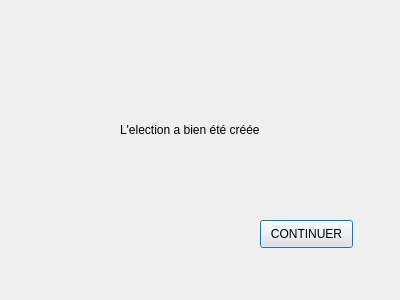
<?xml version="1.0" encoding="UTF-8"?>
<ui version="4.0">
 <class>Dialog</class>
 <widget class="QDialog" name="Dialog">
  <property name="geometry">
   <rect>
    <x>0</x>
    <y>0</y>
    <width>400</width>
    <height>300</height>
   </rect>
  </property>
  <property name="windowTitle">
   <string>Dialog</string>
  </property>
  <widget class="QLabel" name="labelConfirmation">
   <property name="geometry">
    <rect>
     <x>120</x>
     <y>120</y>
     <width>151</width>
     <height>20</height>
    </rect>
   </property>
   <property name="text">
    <string>L'election a bien été créée</string>
   </property>
  </widget>
  <widget class="QPushButton" name="buttonBackMain">
   <property name="geometry">
    <rect>
     <x>260</x>
     <y>220</y>
     <width>93</width>
     <height>28</height>
    </rect>
   </property>
   <property name="text">
    <string>CONTINUER</string>
   </property>
  </widget>
 </widget>
 <resources/>
 <connections/>
</ui>
